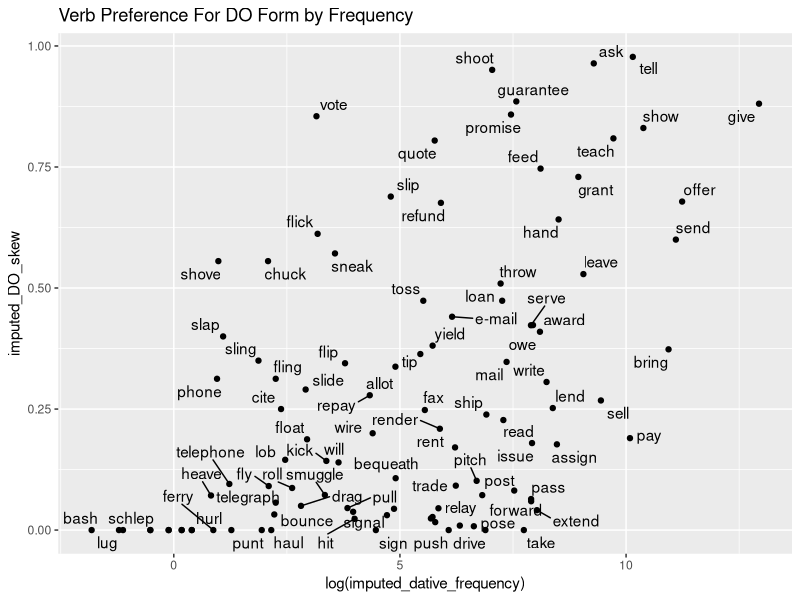
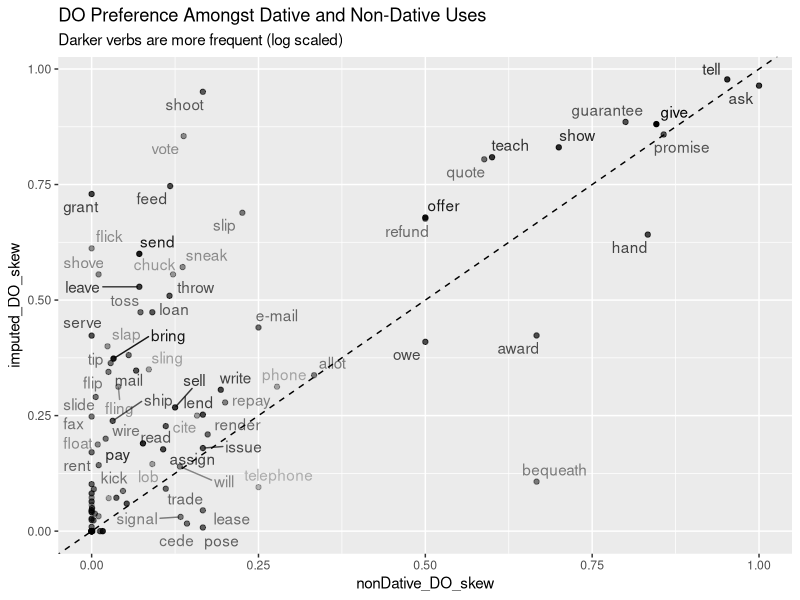
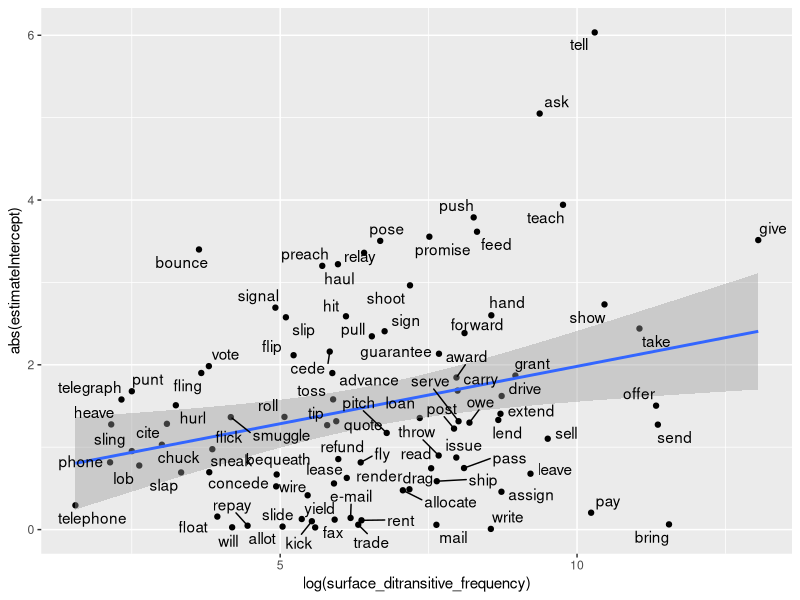

Source code (R) for these figures, in order:
## ---- chunk 1
knitr::opts_chunk$set(echo = TRUE)
library(tidyverse)
library(lme4)
library(lmerTest)
library(ggrepel)
## ---- chunk 2
# This is the gold labels- includes raw examples and their coding 
df.allLabels <- read_tsv('gold_labels.tsv')

# This is a dataframe with frequency estimates for each verb 
# As well as their estimated preferences for DO or PP form, in both datives-only ("imputed") or datives and non-datives ("surface")
df.frequencyEstimates <- read_tsv('frequency_estimates.tsv')
## ---- chunk 3

df.frequencyEstimates %>% 
  ggplot(aes(x = log(imputed_dative_frequency), 
             y = imputed_DO_skew)) + 
  geom_point() +
  geom_text_repel(aes(label = verbLemma)) + 
  labs(title = "Verb Preference For DO Form by Frequency")
## ---- chunk 4

df.frequencyEstimates %>% 
  ggplot(aes(x = nonDative_DO_skew, 
             y = imputed_DO_skew, 
             alpha = log(surface_ditransitive_frequency))) + 
  geom_abline(slope = 1,intercept = 0, linetype = 2)+ 
  geom_point() +
  geom_text_repel(aes(label = verbLemma)) + 
  theme(legend.position = "none") + 
  labs(title = "DO Preference Amongst Dative and Non-Dative Uses", 
       subtitle = "Darker verbs are more frequent (log scaled)") 
## ---- chunk 5
# We fit the model on 6837 examples of 91 verb lemmas 
## (those w at least 10 true dative examples) 
# Sentences that had some issue with coding, but were definitely dative, are excluded
## from the model but are otherwise considered dative for estimating frequency values 
df.datives <- df.allLabels %>% 
  filter(isDative == TRUE & ableToTiebreak == TRUE & 
           themeDefinite != "UNK" & recipientDefinite != "UNK") %>% 
  group_by(verbLemma) %>% 
  add_count() %>% 
  filter(n >=10) %>% 
  select(-n) %>% 
  ungroup()

df.datives %>% nrow()
df.datives %>% group_by(verbLemma) %>% summarize() %>% nrow()

df.datives %>% group_by(verbLemma) %>% add_count() %>% filter(n>=50) %>% summarize() %>% nrow()

# We fit the model using the OG Bresnan et al animacy scheme, with 2 labels:
## RecipientAnimacy: 1 (human + animal) or 0 
## ThemeConcrete: 1 (for concrete things) or 0 
df.datives_recoded <- df.datives %>% 
  mutate(
    themeConcrete = case_when(
      themeAnimacy %in% c('Human', 'Animal', 'Concrete', 'Vehicle', 'Machine') ~ 1,
      .default = 0), # Org, NotConc, time, Mix, place, no way to decide, machine
    themeAnimacy = case_when(
      themeAnimacy %in% c('Human', 'Animal') ~ 1, .default = 0),
    recipientConcrete = case_when(
      recipientAnimacy %in% c('Human', 'Animal', 'Concrete', 'Vehicle', 'Machine') ~ 1,
      .default = 0),
    recipientAnimacy = case_when(
      recipientAnimacy %in% c('Human', 'Animal') ~ 1, .default = 0))


# Recode all the fixed effects
df.model_data_corpus <- df.datives_recoded %>% 
  mutate(
    structure = case_when(
      structure == "PP" ~ 0, 
      structure == "DO" ~ 1),
    themeNumber = case_when(
      is.na(themeNumber) ~ "NA", 
      .default = themeNumber),
    recipientNumber = case_when(
      is.na(recipientNumber)~"NA", 
      .default = recipientNumber),
    recipientPerson = case_when(
      recipientPerson == 'third' ~ 'nonlocal', 
      .default = 'Local'),
    themePerson = case_when(
      themePerson == 'third' ~ 'nonlocal', 
      .default = 'Local'))%>% 
  mutate(
    previousStructure = factor(previousStructure, levels = c("None", "DO", "PP")),
    themeNumber = as.factor(themeNumber), 
    recipientNumber = as.factor(recipientNumber),
    themeDefinite = as.factor(themeDefinite),
    recipientDefinite = as.factor(recipientDefinite),
    themeGiven = as.factor(themeGiven), 
    recipientGiven = as.factor(recipientGiven), 
    themeAnimacy = as.factor(themeAnimacy),
    themeConcrete = as.factor(themeConcrete),
    recipientAnimacy = as.factor(recipientAnimacy), 
    themePronominal = as.factor(themePronominal),
    recipientPronominal = as.factor(recipientPronominal),
    themePerson = as.factor(themePerson), 
    recipientPerson = as.factor(recipientPerson),
    verbSense = as.factor(verbSense), 
    lengthDifference = case_when(
      themeLength > recipientLength ~ log(abs(themeLength-recipientLength) +.5),
      .default = -1*log(abs(themeLength-recipientLength) +.5))
  )

  
## ---- chunk 6

fit.corpusModel <- glmer(structure ~
                       verbSense +
                       themeGiven + recipientGiven +
                       themePronominal + recipientPronominal +
                       themeDefinite + recipientDefinite +
                       recipientAnimacy +
                       themeConcrete +
                       recipientPerson +
                       recipientNumber + themeNumber +
                       previousStructure +
                       lengthDifference +
                       (1|verbLemma),
                     data = df.model_data_corpus,
                     family = "binomial")

fit.corpusModel %>% summary()
## ---- chunk 7


df.randomEffects <- ranef(fit.corpusModel) %>% 
  as_tibble() %>%
  mutate(verbLemma = grp, 
          estimateIntercept = condval, 
          estimateSD = condsd) %>% 
  select(verbLemma, estimateIntercept, estimateSD)

df.randomEffects %>% 
  left_join(df.frequencyEstimates) %>% 
  ggplot(aes(x = log(surface_ditransitive_frequency), 
             y = abs(estimateIntercept))) + 
  geom_point() + 
  geom_smooth(method = "lm") + 
  geom_text_repel(aes(label = verbLemma))
## ---- chunk 8
df.experienceModelData <- ranef(fit.corpusModel) %>% 
  as_tibble() %>%
  mutate(verbLemma = grp, 
          estimateIntercept = condval, 
          estimateSD = condsd) %>% 
  select(verbLemma, estimateIntercept, estimateSD) %>% 
  left_join(df.frequencyEstimates)

fit.experienceModel <- lm(estimateIntercept ~ nonDative_DO_skew + imputed_DO_skew, 
                          data = df.experienceModelData)

fit.experienceModel %>%  summary()
